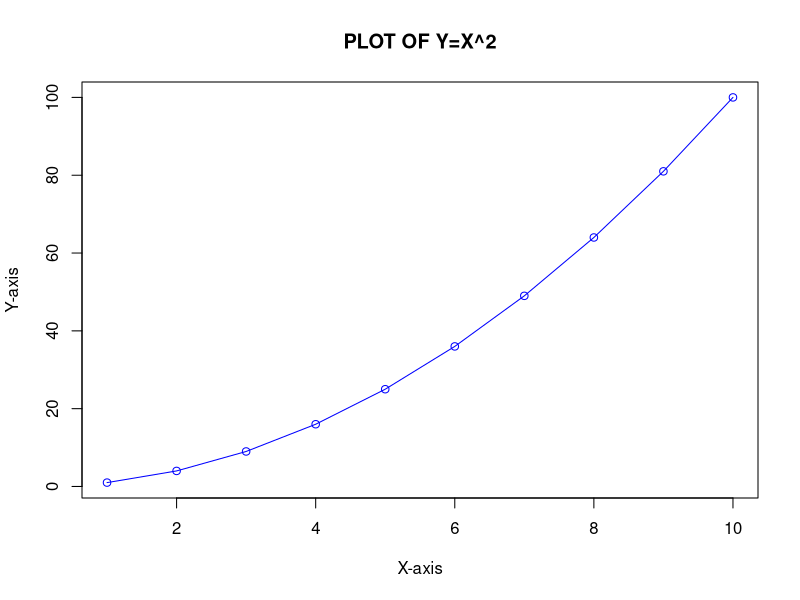
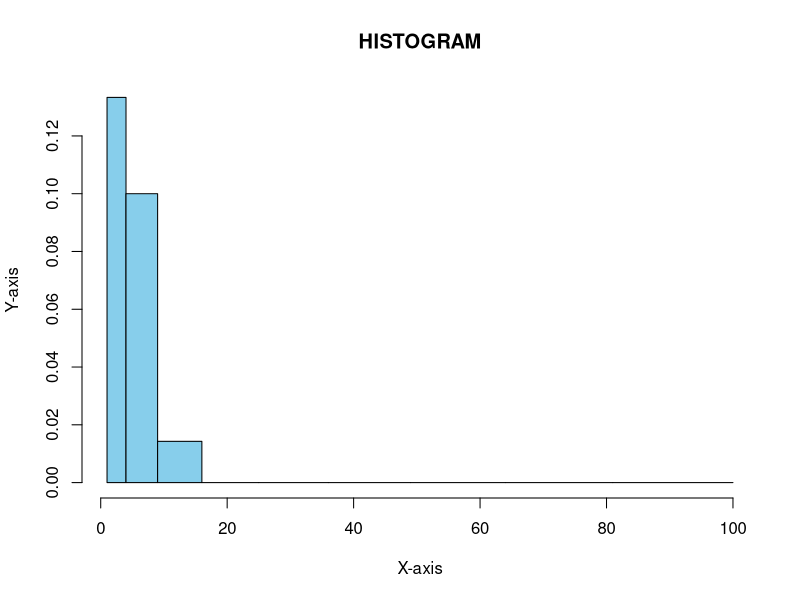
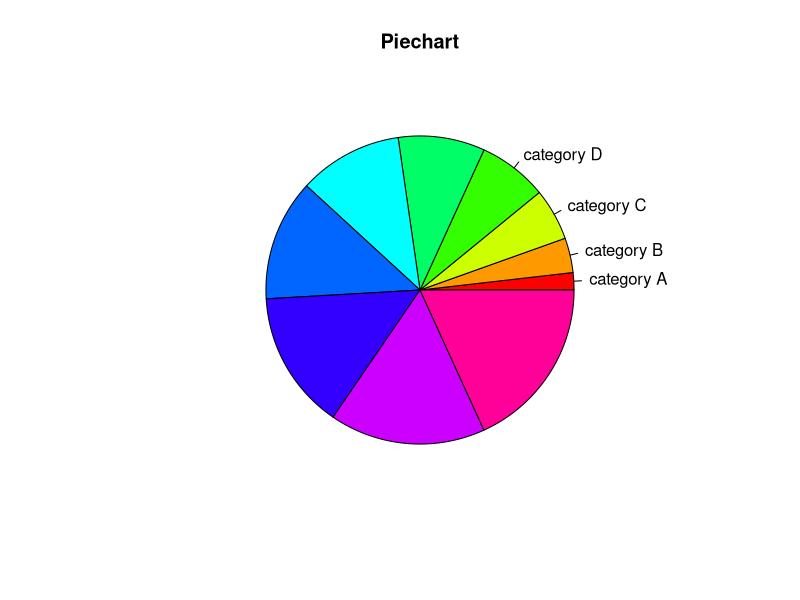
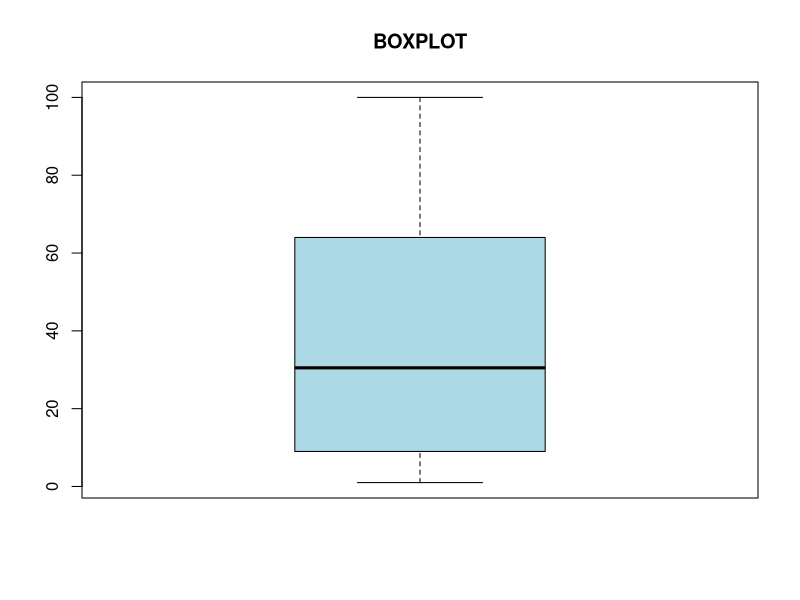
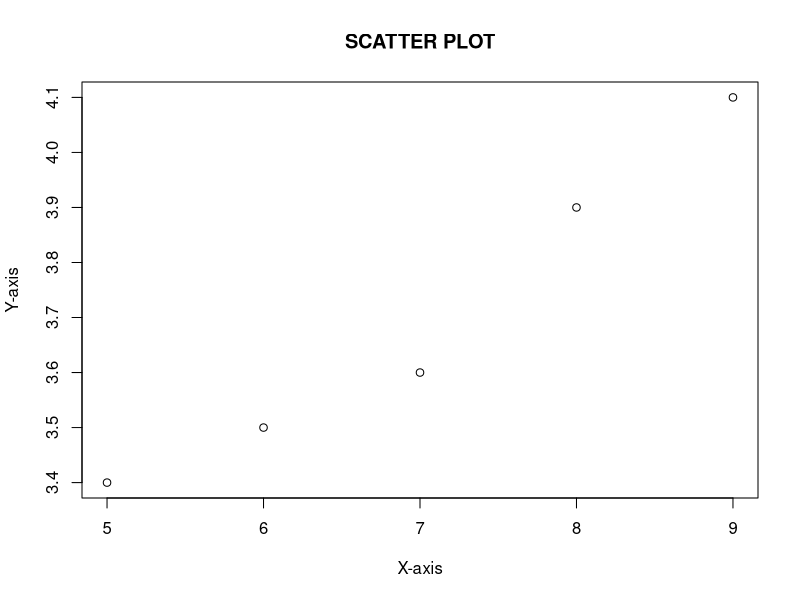

Recreate these plots in R, in order.
x<-1:10
y<-x^2

plot(x,y,type="o",col="blue",main="PLOT OF Y=X^2",xlab = "X-axis",ylab = "Y-axis")

hist(x,y,col="skyblue",main = "HISTOGRAM",xlab = "X-axis",ylab = "Y-axis")

labels<-c("category A","category B","category C","category D")
pie(x,labels = labels,col = rainbow(length(x)),main = "Piechart")

boxplot(y,col = "lightblue",main="BOXPLOT")

age<-c(5,6,7,8,9)
height<-c(3.4,3.5,3.6,3.9,4.1)

plot(age,height,main="SCATTER PLOT",xlab = "X-axis",ylab = "Y-axis")